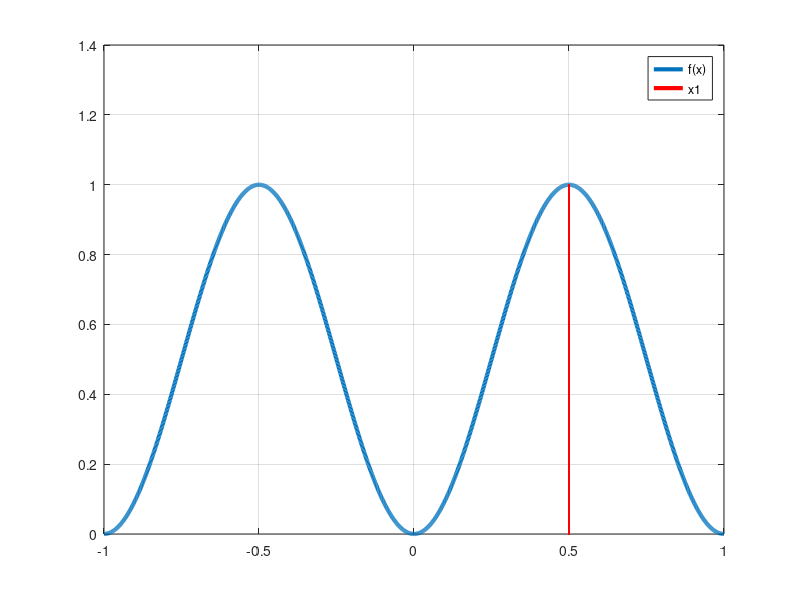

This chart was generated by the following MATLAB code:
%MENENTUKAN PROBABILITAS ELEKTRON
clear; clc;

%load file data
load psi.dat; %memanggil file psi.dat

x = psi(:,1); %nilai x
psii = psi(:,2); %psi(x)
f = psi(:,3); %psi^2(x)
%plot psi^2
plot(x,f, 'linewidth', 3);
hold on
plot(0.5, f, 'r', 'linewidth', 3)
hold off
grid on
legend('f(x)', 'x1');
%banyaknya nilai x
nx = length(x); %banyak cacahan x
%set nilai x1
x1 = 0.5;
%kondisi awal
xa = min(x);
h = abs(x(2)-x(1));
%inisiasi untuk perhitungan luas trapesium yg terbentuk
P1 = 0; %peluang P(-1<=x<=x1)
P2 = 0; %peluang P(x1<x<=1)
for i = 1:nx-1
    if (xa<=x1)
        P1 = P1+((f(i)+f(i+1))*h*0.5);
        xa = xa+h;
    else
        P2 = P2+((f(i)+f(i+1))*h*0.5);
        xa = xa+h;
    end
end

%Hitung probabilitas total dan error
P_tot = P1+P2;
error = abs(1-P_tot);

fprintf('P(-1<=x<=x1)= %.10f \n', P1);
fprintf('Peluang menemukan elektron di x <= 0.5 adalah %.3f%% \n\n', P1*100)
fprintf('P(x1<=x<=1)= %.10f \n', P2);
fprintf('Peluang menemukan elektron di x > 0.5 adalah %.3f%% \n\n', P2*100)
fprintf('Probabilitas Total= %.10f\n', P_tot);
fprintf('Error = %.10f \n', error);